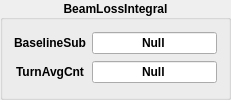
           <widget class="QGroupBox" name="groupBox_BeamLossIntegral">
            <property name="font">
             <font>
              <weight>75</weight>
              <bold>true</bold>
             </font>
            </property>
            <property name="title">
             <string>BeamLossIntegral</string>
            </property>
            <property name="alignment">
             <set>Qt::AlignCenter</set>
            </property>
            <layout class="QGridLayout" name="gridLayout_2">
             <item row="0" column="0">
              <widget class="QLabel" name="label_BeamLossIntegral_BaselineSub">
               <property name="text">
                <string>BaselineSub</string>
               </property>
               <property name="alignment">
                <set>Qt::AlignCenter</set>
               </property>
              </widget>
             </item>
             <item row="1" column="0">
              <widget class="QLabel" name="label_BeamLossIntegral_TurnAvgCnt">
               <property name="text">
                <string>TurnAvgCnt</string>
               </property>
               <property name="alignment">
                <set>Qt::AlignCenter</set>
               </property>
              </widget>
             </item>
             <item row="0" column="1">
              <widget class="CLineEdit" name="CLineEdit_BeamLossIntegral_BaselineSub">
               <property name="sizePolicy">
                <sizepolicy hsizetype="Preferred" vsizetype="Fixed">
                 <horstretch>0</horstretch>
                 <verstretch>0</verstretch>
                </sizepolicy>
               </property>
               <property name="text">
                <string>Null</string>
               </property>
               <property name="alignment">
                <set>Qt::AlignCenter</set>
               </property>
              </widget>
             </item>
             <item row="1" column="1">
              <widget class="CLineEdit" name="CLineEdit_BeamLossIntegral_TurnAvgCnt">
               <property name="sizePolicy">
                <sizepolicy hsizetype="Preferred" vsizetype="Fixed">
                 <horstretch>0</horstretch>
                 <verstretch>0</verstretch>
                </sizepolicy>
               </property>
               <property name="text">
                <string>Null</string>
               </property>
               <property name="alignment">
                <set>Qt::AlignCenter</set>
               </property>
              </widget>
             </item>
            </layout>
           </widget>
